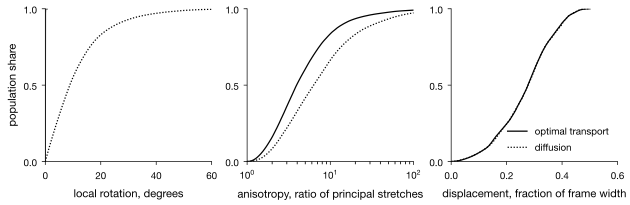

This figure's Python source:
"""Figure 4: population-weighted cumulative distributions of local rotation, anisotropy and displacement.
    python fig4_cdf.py <ot_tag> <diffusion_tag>"""
import sys, json, numpy as np
from figstyle import *
sys.path.insert(0, SRC)
from hc import layers

tags = sys.argv[1:3] if len(sys.argv) > 2 else ["b4096_ot_s95", "b4096_d_s95"]
labels = ["optimal transport", "diffusion"]
styles = ["solid", (0, (1.0, 1.4))]

def wcdf(v, w):
    o = np.argsort(v); return v[o], np.cumsum(w[o]) / w.sum()

fig = figure(TEXT_W_MM, 52)
axs = fig.subplots(1, 3)
stats = {}
for tag, label, ls in zip(tags, labels, styles):
    X, Y, rho, grid, p, m = load_bench(tag, repaired=False)
    A = quad_areas(X, Y); ok = A > 0; w = rho[ok]
    _, twist = layers.stretch_and_twist(X, Y)
    dxu = (X[:-1, 1:] - X[:-1, :-1] + X[1:, 1:] - X[1:, :-1]) / 2; dyu = (Y[:-1, 1:] - Y[:-1, :-1] + Y[1:, 1:] - Y[1:, :-1]) / 2
    dxv = (X[1:, :-1] - X[:-1, :-1] + X[1:, 1:] - X[:-1, 1:]) / 2; dyv = (Y[1:, :-1] - Y[:-1, :-1] + Y[1:, 1:] - Y[:-1, 1:]) / 2
    a, b, c, d = dxu, dxv, dyu, dyv
    s1 = np.sqrt((a - d) ** 2 + (b + c) ** 2) / 2; s2 = np.sqrt((a + d) ** 2 + (b - c) ** 2) / 2
    aniso = (s2 + s1) / np.maximum(np.abs(s2 - s1), 1e-12)
    ys, xs = np.mgrid[0:X.shape[0], 0:X.shape[1]]
    disp = np.hypot(X - xs, Y - ys); dc_ = (disp[:-1, :-1] + disp[:-1, 1:] + disp[1:, :-1] + disp[1:, 1:]) / 4
    for ax, v, xl in ((axs[0], np.abs(twist[ok]), None), (axs[1], aniso[ok], None), (axs[2], dc_[ok] / grid.W, None)):
        x, y = wcdf(v, w); ax.plot(x, y, color=INK, ls=ls, lw=0.9, label=label)
    stats[tag] = {"twist_p50": float(np.interp(0.5, *wcdf(np.abs(twist[ok]), w)[::-1])), "aniso_p50": float(np.interp(0.5, *wcdf(aniso[ok], w)[::-1]))}
axs[0].set(xlabel="local rotation, degrees", ylabel="population share", xlim=(0, 60), ylim=(0, 1))
axs[1].set(xlabel="anisotropy, ratio of principal stretches", xscale="log", xlim=(1, 100), ylim=(0, 1))
axs[2].set(xlabel="displacement, fraction of frame width", xlim=(0, 0.6), ylim=(0, 1))
for ax in axs: ax.set_yticks([0, 0.5, 1])
axs[2].legend(loc="lower right")
save(fig, "fig4_cdf")
provenance("fig4_cdf", tags=tags, weights="population per source cell (the smoothed, floored density used by the solver)", cells="raw meshes, cells with positive area only", stats=stats)
